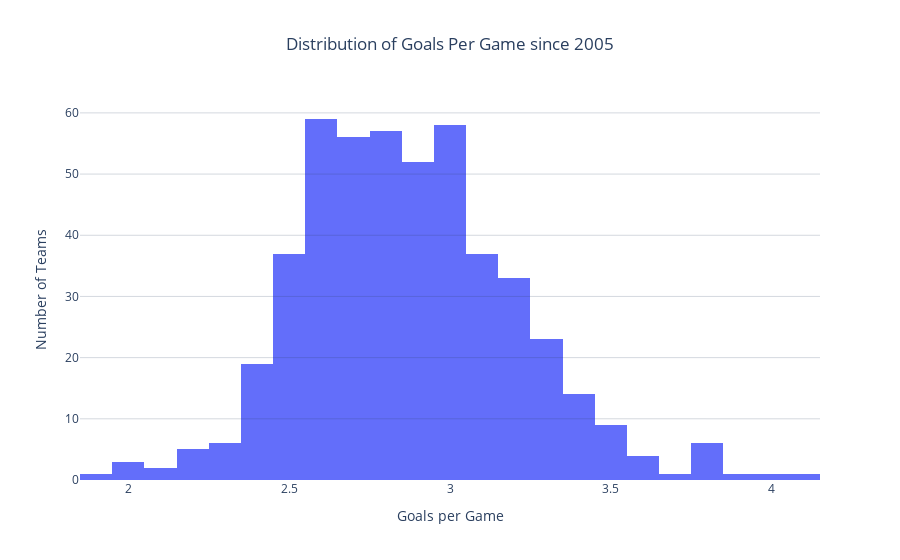

Source (notebook cell):
### Code cell
hist = go.Figure(data = go.Histogram(x = goal_dif['GSPG']))
hist.update_layout({'plot_bgcolor': 'rgba(0,0,0,0)'})
hist.add_hline(y = 10, line_width = 1, opacity = 0.2)
hist.add_hline(y = 20, line_width = 1, opacity = 0.2)
hist.add_hline(y = 30, line_width = 1, opacity = 0.2)
hist.add_hline(y = 40, line_width = 1, opacity = 0.2)
hist.add_hline(y = 50, line_width = 1, opacity = 0.2)
hist.add_hline(y = 60, line_width = 1, opacity = 0.2)
hist.update_layout(title = 'Distribution of Goals Per Game since 2005', title_x = 0.5)
hist.update_layout(yaxis_title = 'Number of Teams')
hist.update_layout(xaxis_title = 'Goals per Game')

### Figure 1 — Plotly figure (JSON) as saved in the notebook; plotly's stock layout.template omitted (floating-point values rounded to 4 significant figures; data arrays with more than 128 entries replaced by an {"elided": "..."} marker saying what was removed)
{"data": [{"type": "histogram", "x": {"elided": "485 float values"}}], "layout": {"plot_bgcolor": "rgba(0,0,0,0)", "shapes": [{"line": {"width": 1}, "opacity": 0.2, "type": "line", "x0": 0, "x1": 1, "xref": "x domain", "y0": 10, "y1": 10, "yref": "y"}, {"line": {"width": 1}, "opacity": 0.2, "type": "line", "x0": 0, "x1": 1, "xref": "x domain", "y0": 20, "y1": 20, "yref": "y"}, {"line": {"width": 1}, "opacity": 0.2, "type": "line", "x0": 0, "x1": 1, "xref": "x domain", "y0": 30, "y1": 30, "yref": "y"}, {"line": {"width": 1}, "opacity": 0.2, "type": "line", "x0": 0, "x1": 1, "xref": "x domain", "y0": 40, "y1": 40, "yref": "y"}, {"line": {"width": 1}, "opacity": 0.2, "type": "line", "x0": 0, "x1": 1, "xref": "x domain", "y0": 50, "y1": 50, "yref": "y"}, {"line": {"width": 1}, "opacity": 0.2, "type": "line", "x0": 0, "x1": 1, "xref": "x domain", "y0": 60, "y1": 60, "yref": "y"}], "title": {"text": "Distribution of Goals Per Game since 2005", "x": 0.5}, "xaxis": {"title": {"text": "Goals per Game"}}, "yaxis": {"title": {"text": "Number of Teams"}}}}
